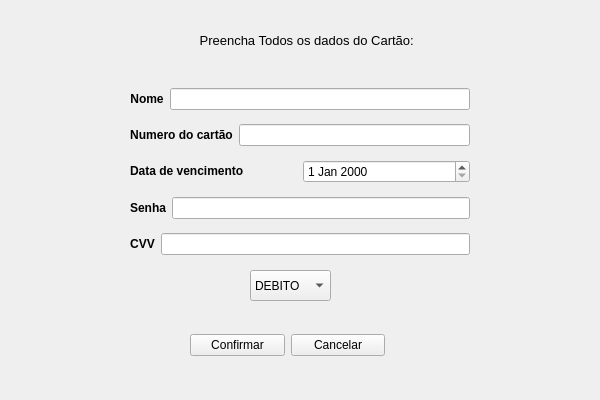
<?xml version="1.0" encoding="UTF-8"?>
<ui version="4.0">
 <class>Form</class>
 <widget class="QWidget" name="Form">
  <property name="geometry">
   <rect>
    <x>0</x>
    <y>0</y>
    <width>600</width>
    <height>400</height>
   </rect>
  </property>
  <property name="minimumSize">
   <size>
    <width>600</width>
    <height>400</height>
   </size>
  </property>
  <property name="maximumSize">
   <size>
    <width>600</width>
    <height>400</height>
   </size>
  </property>
  <property name="windowTitle">
   <string>Form</string>
  </property>
  <widget class="QLabel" name="label_5">
   <property name="geometry">
    <rect>
     <x>170</x>
     <y>30</y>
     <width>277</width>
     <height>21</height>
    </rect>
   </property>
   <property name="text">
    <string>&lt;html&gt;&lt;head/&gt;&lt;body&gt;&lt;p align=&quot;center&quot;&gt;&lt;span style=&quot; font-size:10pt;&quot;&gt;Preencha Todos os dados do Cartão: &lt;/span&gt;&lt;/p&gt;&lt;/body&gt;&lt;/html&gt;</string>
   </property>
  </widget>
  <widget class="QWidget" name="layoutWidget">
   <property name="geometry">
    <rect>
     <x>130</x>
     <y>80</y>
     <width>340</width>
     <height>185</height>
    </rect>
   </property>
   <layout class="QVBoxLayout" name="verticalLayout">
    <item>
     <layout class="QHBoxLayout" name="horizontalLayout">
      <item>
       <widget class="QLabel" name="label">
        <property name="text">
         <string>&lt;html&gt;&lt;head/&gt;&lt;body&gt;&lt;p align=&quot;center&quot;&gt;&lt;span style=&quot; font-size:9pt; font-weight:600;&quot;&gt;Nome&lt;/span&gt;&lt;/p&gt;&lt;/body&gt;&lt;/html&gt;</string>
        </property>
       </widget>
      </item>
      <item>
       <widget class="QLineEdit" name="lineEdit"/>
      </item>
     </layout>
    </item>
    <item>
     <layout class="QHBoxLayout" name="horizontalLayout_4">
      <item>
       <widget class="QLabel" name="label_3">
        <property name="text">
         <string>&lt;html&gt;&lt;head/&gt;&lt;body&gt;&lt;p align=&quot;center&quot;&gt;&lt;span style=&quot; font-size:9pt; font-weight:600;&quot;&gt;Numero do cartão&lt;/span&gt;&lt;/p&gt;&lt;/body&gt;&lt;/html&gt;</string>
        </property>
       </widget>
      </item>
      <item>
       <widget class="QLineEdit" name="lineEdit_5"/>
      </item>
     </layout>
    </item>
    <item>
     <layout class="QHBoxLayout" name="horizontalLayout_5">
      <item>
       <widget class="QLabel" name="label_4">
        <property name="layoutDirection">
         <enum>Qt::LeftToRight</enum>
        </property>
        <property name="text">
         <string>&lt;html&gt;&lt;head/&gt;&lt;body&gt;&lt;p&gt;&lt;span style=&quot; font-size:9pt; font-weight:600;&quot;&gt;Data de vencimento&lt;/span&gt;&lt;/p&gt;&lt;/body&gt;&lt;/html&gt;</string>
        </property>
       </widget>
      </item>
      <item>
       <widget class="QDateEdit" name="dateEdit"/>
      </item>
     </layout>
    </item>
    <item>
     <layout class="QHBoxLayout" name="horizontalLayout_3">
      <item>
       <widget class="QLabel" name="label_2">
        <property name="text">
         <string>&lt;html&gt;&lt;head/&gt;&lt;body&gt;&lt;p align=&quot;center&quot;&gt;&lt;span style=&quot; font-size:9pt; font-weight:600;&quot;&gt;Senha&lt;/span&gt;&lt;/p&gt;&lt;/body&gt;&lt;/html&gt;</string>
        </property>
       </widget>
      </item>
      <item>
       <widget class="QLineEdit" name="lineEdit_2"/>
      </item>
     </layout>
    </item>
    <item>
     <layout class="QHBoxLayout" name="horizontalLayout_6">
      <item>
       <widget class="QLabel" name="label_6">
        <property name="text">
         <string>&lt;html&gt;&lt;head/&gt;&lt;body&gt;&lt;p align=&quot;center&quot;&gt;&lt;span style=&quot; font-size:9pt; font-weight:600;&quot;&gt;CVV&lt;/span&gt;&lt;/p&gt;&lt;/body&gt;&lt;/html&gt;</string>
        </property>
       </widget>
      </item>
      <item>
       <widget class="QLineEdit" name="lineEdit_3"/>
      </item>
     </layout>
    </item>
   </layout>
  </widget>
  <widget class="QWidget" name="layoutWidget">
   <property name="geometry">
    <rect>
     <x>190</x>
     <y>330</y>
     <width>195</width>
     <height>30</height>
    </rect>
   </property>
   <layout class="QHBoxLayout" name="horizontalLayout_2">
    <item>
     <widget class="QPushButton" name="pushButton">
      <property name="text">
       <string>Confirmar</string>
      </property>
     </widget>
    </item>
    <item>
     <widget class="QPushButton" name="pushButton_2">
      <property name="text">
       <string>Cancelar</string>
      </property>
     </widget>
    </item>
   </layout>
  </widget>
  <widget class="QComboBox" name="comboBox">
   <property name="geometry">
    <rect>
     <x>250</x>
     <y>270</y>
     <width>81</width>
     <height>31</height>
    </rect>
   </property>
   <property name="layoutDirection">
    <enum>Qt::LeftToRight</enum>
   </property>
   <property name="editable">
    <bool>false</bool>
   </property>
   <item>
    <property name="text">
     <string>DEBITO</string>
    </property>
   </item>
   <item>
    <property name="text">
     <string>CREDITO</string>
    </property>
   </item>
  </widget>
 </widget>
 <resources/>
 <connections/>
</ui>
